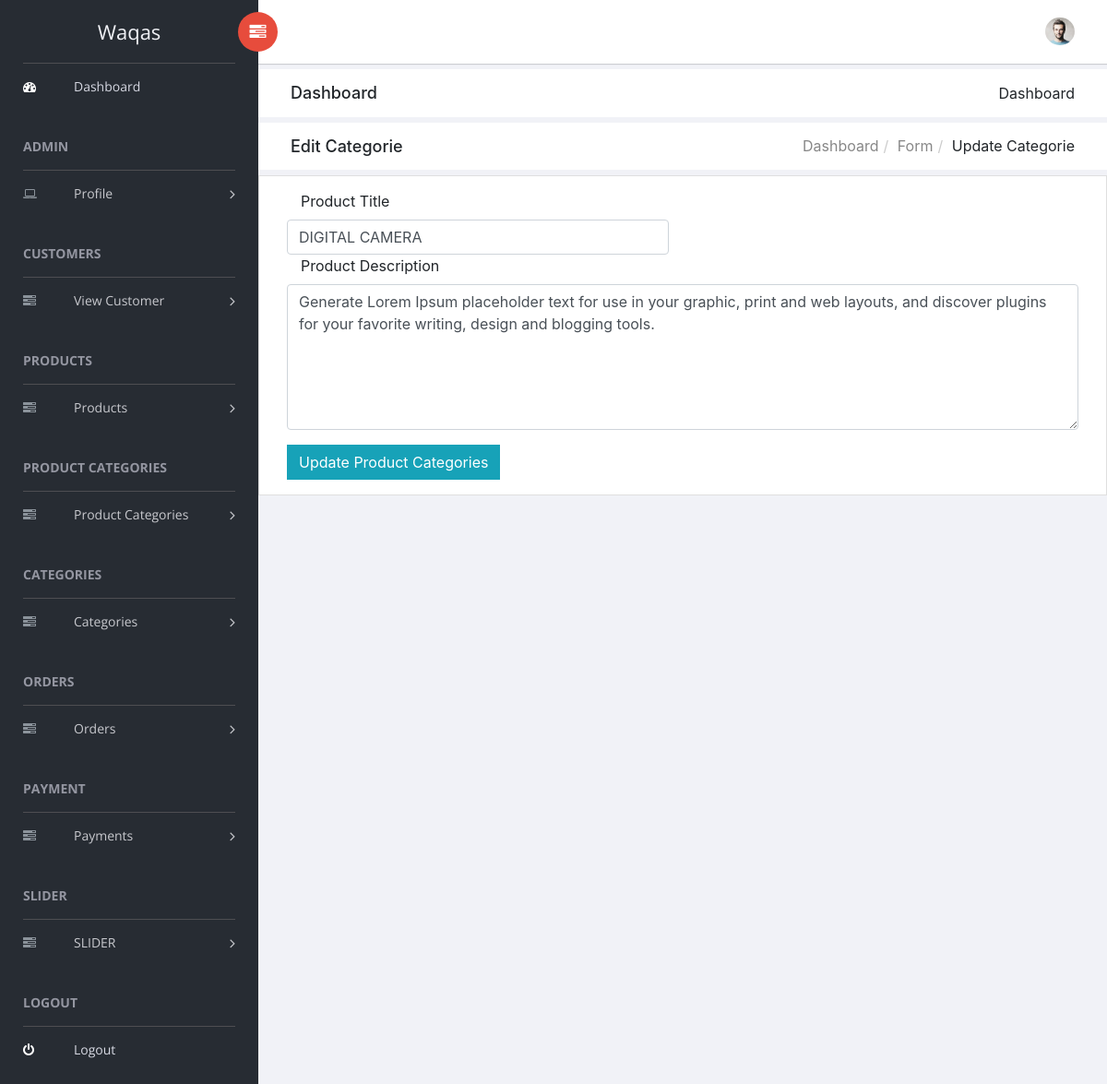
Screenshot of /admin_area/index.php?edit_categorie=12 (signed in) with the database file from the repository.
### tables this page shows
CREATE TABLE `categories` (
  `cat_id` int(100) NOT NULL,
  `cat_title` text NOT NULL,
  `cat_desc` text NOT NULL
);

### admin_area/edit-categorie.php (the view, shortened to what this page needs)
<?php
include('includes/db.php');
if(isset($_SESSION['admin_email']))
{
?><?php
if(isset($_GET['edit_categorie'])){
    $edit_categorie_id=$_GET['edit_categorie'];
    $get_categorie="SELECT * FROM  categories WHERE cat_id='$edit_categorie_id'";
    $edit=mysqli_query($con,$get_categorie);
    $row_edit=mysqli_fetch_array($edit);
    $cat_title=$row_edit['cat_title'];
    $cat_desc=$row_edit['cat_desc'];
}?>
<div class="breadcrumbs">
            <div class="col-sm-4">
                <div class="page-header float-left">
                    <div class="page-title">
                        <h1>Edit Categorie</h1>
                    </div>
                </div>
            </div>
            <div class="col-sm-8">
                <div class="page-header float-right">
                    <div class="page-title">
                        <ol class="breadcrumb text-right">
                            <li><a href="#">Dashboard</a></li>
                            <li><a href="#">Form</a></li>
                            <li class="active">Update  Categorie</li>
                        </ol>
                    </div>
                </div>
            </div>
        </div>
<div class="card">
    <div class="card-body card-block">
              <form class="form-horizontal" method="post" action="" >
                     <div class="col col-md-6">
                         <label class="col-md-8 control-label">Product Title </label>
                         <input type="text" name="cat_title" class="form-control" value="<?php echo $cat_title?>">
                     </div>
                     <div class="col col-md-12">
                         <label class="col-md-11 control-label">Product Description</label>
                        <textarea name="cat_desc" class="form-control" rows="6" cols="19"><?php echo $cat_desc?></textarea>
                     </div>
                     <div class="content mt-3">
             <div class="row">
<div class="col-md-12">
   <button name="update" class="btn btn-info" role="button" value="Add Categories">Update Product Categories</button>
   </div>
   </div>
</form>
</div>
</div>
<div class="row">
  <div class="col-lg-3">
  </div>
</body>
<?php
include('footer.php');}
else{ header("location:login.php");}
?>

### admin_area/header.php (shortened to what this page needs)
<?php
if(isset($_SESSION['admin_email']))
{
?>
<!doctype html>
<html class="no-js" lang="en">
<head>
    <link rel="stylesheet" href="vendors/bootstrap/dist/css/bootstrap.min.css">
    <link rel="stylesheet" href="vendors/font-awesome/css/font-awesome.min.css">
    <link rel="stylesheet" href="vendors/themify-icons/css/themify-icons.css">
    <link rel="stylesheet" href="vendors/flag-icon-css/css/flag-icon.min.css">
    <link rel="stylesheet" href="vendors/selectFX/css/cs-skin-elastic.css">
    <link rel="stylesheet" href="vendors/jqvmap/dist/jqvmap.min.css">
    <link rel="stylesheet" href="vendors/datatables.net-bs4/css/dataTables.bootstrap4.min.css">
    <link rel="stylesheet" href="vendors/datatables.net-buttons-bs4/css/buttons.bootstrap4.min.css">
    <link rel="stylesheet" href="assets/css/style.css">
</head>
<body>
    <aside id="left-panel" class="left-panel">
        <nav class="navbar navbar-expand-sm navbar-default">
            <div class="navbar-header">
                <a class="navbar-brand" href=""> <?php echo $admin_name ?></a>
            </div>
            <div id="main-menu" class="main-menu collapse navbar-collapse">
                <ul class="nav navbar-nav">
                    <li class="active">
                        <a href="index.php?dashboard"> <i class="menu-icon fa fa-dashboard"></i>Dashboard </a>
                    </li>
                    <h3 class="menu-title">ADMIN</h3>
                    <li class="menu-item-has-children dropdown">
                        <a href="#" class="dropdown-toggle" data-toggle="dropdown" aria-haspopup="true" aria-expanded="false"> <i class="menu-icon fa fa-laptop"></i>Profile</a>
                    </li>
 <h3 class="menu-title">Customers</h3>
<li class="menu-item-has-children dropdown">
<a href="#" class="dropdown-toggle" data-toggle="dropdown" aria-haspopup="true" aria-expanded="false"> <i class="menu-icon fa fa-tasks"></i>View Customer</a>
</li>
                    <h3 class="menu-title">Products</h3>
        <li class="menu-item-has-children dropdown">
    <a href="#" class="dropdown-toggle" data-toggle="dropdown" aria-haspopup="true" aria-expanded="false"> <i class="menu-icon fa fa-tasks"></i>Products</a>
      </li>
      <h3 class="menu-title">PRODUCT CATEGORIES</h3>
<li class="menu-item-has-children dropdown">
<a href="#" class="dropdown-toggle" data-toggle="dropdown" aria-haspopup="true" aria-expanded="false"> <i class="menu-icon fa fa-tasks"></i>Product Categories</a>
</li>
<h3 class="menu-title"> CATEGORIES</h3>
<li class="menu-item-has-children dropdown">
<a href="#" class="dropdown-toggle" data-toggle="dropdown" aria-haspopup="true" aria-expanded="false"> <i class="menu-icon fa fa-tasks"></i> Categories</a>
</li>
<h3 class="menu-title">ORDERS</h3>
<li class="menu-item-has-children dropdown">
<a href="#" class="dropdown-toggle" data-toggle="dropdown" aria-haspopup="true" aria-expanded="false"> <i class="menu-icon fa fa-tasks"></i>Orders</a>
</li>
<h3 class="menu-title">PAYMENT</h3>
<li class="menu-item-has-children dropdown">
<a href="#" class="dropdown-toggle" data-toggle="dropdown" aria-haspopup="true" aria-expanded="false"> <i class="menu-icon fa fa-tasks"></i>Payments</a>
</li>
<h3 class="menu-title">SLIDER</h3>
<li class="menu-item-has-children dropdown">
<a href="#" class="dropdown-toggle" data-toggle="dropdown" aria-haspopup="true" aria-expanded="false"> <i class="menu-icon fa fa-tasks"></i>SLIDER</a>
</li>
<h3 class="menu-title">LOGOUT</h3>
                    <li class="active">
                        <a href="logout.php"> <i class="menu-icon fa fa-power-off"></i>Logout	 </a>
                    </li>
            </div>
        </nav>
    </aside>
    <div id="right-panel" class="right-panel">
<header id="header" class="header">
            <div class="header-menu">
                <div class="col-sm-7">
                    <a id="menuToggle" class="menutoggle pull-left"><i class="fa fa fa-tasks"></i></a>
                </div>
                <div class="col-sm-5">
                    <div class="user-area dropdown float-right">
                        <a href="#" class="dropdown-toggle" data-toggle="dropdown" aria-haspopup="true" aria-expanded="false">
                            <img class="user-avatar rounded-circle" src="images/admin.jpg" alt="User Avatar">
                        </a>
                    </div>
                </div>
            </div>
        </header>
        <?php
include('footer.php');}
else{ header("location:login.php");}
?>

### rows the page displays
categories: cat_title "DIGITAL CAMERA", cat_desc "Generate Lorem Ipsum placeholder text for use in your graphic, print and web layouts, and discover plugins for your favorite writing, design and blogging tools."

### other values shown
$admin_name "Waqas"
